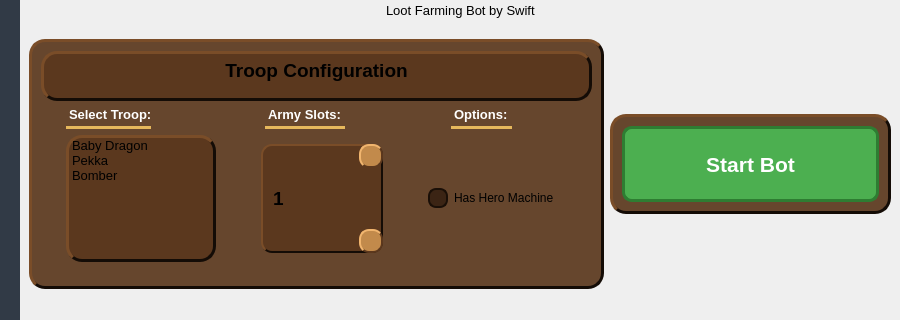
<?xml version="1.0" encoding="UTF-8"?>
<ui version="4.0">
 <class>MainWindow</class>
 <widget class="QMainWindow" name="MainWindow">
  <property name="geometry">
   <rect>
    <x>0</x>
    <y>0</y>
    <width>900</width>
    <height>320</height>
   </rect>
  </property>
  <property name="sizePolicy">
   <sizepolicy hsizetype="Fixed" vsizetype="Fixed">
    <horstretch>0</horstretch>
    <verstretch>0</verstretch>
   </sizepolicy>
  </property>
  <property name="minimumSize">
   <size>
    <width>900</width>
    <height>320</height>
   </size>
  </property>
  <property name="maximumSize">
   <size>
    <width>900</width>
    <height>320</height>
   </size>
  </property>
  <property name="windowTitle">
   <string>MainWindow</string>
  </property>
  <widget class="QWidget" name="centralwidget">
   <property name="sizePolicy">
    <sizepolicy hsizetype="Preferred" vsizetype="Preferred">
     <horstretch>0</horstretch>
     <verstretch>0</verstretch>
    </sizepolicy>
   </property>
   <property name="layoutDirection">
    <enum>Qt::LayoutDirection::LeftToRight</enum>
   </property>
   <property name="styleSheet">
    <string notr="true">QWidget#centralwidget {
    background-image: url(Images/Background.jpg);
    background-repeat: repeat;
    background-position: center;

}

QListWidget:focus {
    outline: none;
}
QListWidget::item {
    border-radius: 6px;
}</string>
   </property>
   <layout class="QGridLayout" name="gridLayout">
    <property name="leftMargin">
     <number>0</number>
    </property>
    <property name="topMargin">
     <number>0</number>
    </property>
    <property name="rightMargin">
     <number>0</number>
    </property>
    <property name="bottomMargin">
     <number>0</number>
    </property>
    <property name="horizontalSpacing">
     <number>0</number>
    </property>
    <property name="verticalSpacing">
     <number>10</number>
    </property>
    <item row="0" column="0" rowspan="2">
     <widget class="QWidget" name="iconOnly" native="true">
      <property name="enabled">
       <bool>true</bool>
      </property>
      <property name="styleSheet">
       <string notr="true">#iconOnly {
		background-color: #313a46;
		width:50px;
}

#iconOnly QPushButton, QLabel {
		height:50px;
		border:none;
}

#iconOnly QPushButton:hover {
		background-color: rgba( 86, 101, 115, 0.5);
}


#logoLabel {
		padding: 5px
}
</string>
      </property>
      <layout class="QVBoxLayout" name="verticalLayout_47">
       <property name="spacing">
        <number>0</number>
       </property>
       <property name="leftMargin">
        <number>0</number>
       </property>
       <property name="topMargin">
        <number>0</number>
       </property>
       <property name="rightMargin">
        <number>0</number>
       </property>
       <property name="bottomMargin">
        <number>0</number>
       </property>
       <item>
        <layout class="QHBoxLayout" name="horizontalLayout_26">
         <property name="spacing">
          <number>0</number>
         </property>
         <item>
          <widget class="QLabel" name="logoLabel">
           <property name="styleSheet">
            <string notr="true"/>
           </property>
           <property name="text">
            <string/>
           </property>
           <property name="pixmap">
            <pixmap>Images/logo.png</pixmap>
           </property>
           <property name="scaledContents">
            <bool>false</bool>
           </property>
           <property name="alignment">
            <set>Qt::AlignmentFlag::AlignCenter</set>
           </property>
          </widget>
         </item>
        </layout>
       </item>
       <item>
        <layout class="QVBoxLayout" name="verticalLayout_43">
         <property name="spacing">
          <number>0</number>
         </property>
        </layout>
       </item>
       <item>
        <spacer name="verticalSpacer_35">
         <property name="orientation">
          <enum>Qt::Orientation::Vertical</enum>
         </property>
         <property name="sizeHint" stdset="0">
          <size>
           <width>20</width>
           <height>40</height>
          </size>
         </property>
        </spacer>
       </item>
      </layout>
     </widget>
    </item>
    <item row="0" column="1">
     <widget class="QWidget" name="widget" native="true">
      <layout class="QHBoxLayout" name="horizontalLayout_25">
       <property name="spacing">
        <number>0</number>
       </property>
       <property name="leftMargin">
        <number>0</number>
       </property>
       <property name="topMargin">
        <number>0</number>
       </property>
       <property name="rightMargin">
        <number>0</number>
       </property>
       <property name="bottomMargin">
        <number>0</number>
       </property>
       <item>
        <layout class="QHBoxLayout" name="horizontalLayout_24">
         <item>
          <spacer name="horizontalSpacer_15">
           <property name="orientation">
            <enum>Qt::Orientation::Horizontal</enum>
           </property>
           <property name="sizeHint" stdset="0">
            <size>
             <width>0</width>
             <height>20</height>
            </size>
           </property>
          </spacer>
         </item>
         <item>
          <widget class="QLabel" name="label_20">
           <property name="font">
            <font>
             <pointsize>10</pointsize>
            </font>
           </property>
           <property name="text">
            <string>Loot Farming Bot by Swift</string>
           </property>
          </widget>
         </item>
         <item>
          <spacer name="horizontalSpacer_13">
           <property name="orientation">
            <enum>Qt::Orientation::Horizontal</enum>
           </property>
           <property name="sizeHint" stdset="0">
            <size>
             <width>40</width>
             <height>20</height>
            </size>
           </property>
          </spacer>
         </item>
        </layout>
       </item>
      </layout>
     </widget>
    </item>
    <item row="1" column="1">
     <layout class="QVBoxLayout" name="section1">
      <item>
       <widget class="QWidget" name="mainContent" native="true">
        <layout class="QHBoxLayout" name="horizontalLayout">
         <item>
          <widget class="QFrame" name="troopConfiguration">
           <property name="sizePolicy">
            <sizepolicy hsizetype="Fixed" vsizetype="Fixed">
             <horstretch>0</horstretch>
             <verstretch>0</verstretch>
            </sizepolicy>
           </property>
           <property name="maximumSize">
            <size>
             <width>16777215</width>
             <height>250</height>
            </size>
           </property>
           <property name="styleSheet">
            <string notr="true">#troopConfiguration {
    background-color: rgba(90, 55, 28, 235);

    border-radius: 16px;
    border: 3px solid #2b1a0f;

    /* lighting illusion */
    border-top-color: #7a4d28;
    border-left-color: #7a4d28;
    border-bottom-color: #140c06;
    border-right-color: #140c06;
}</string>
           </property>
           <property name="frameShape">
            <enum>QFrame::Shape::StyledPanel</enum>
           </property>
           <property name="frameShadow">
            <enum>QFrame::Shadow::Raised</enum>
           </property>
           <layout class="QVBoxLayout" name="verticalLayout_15">
            <item>
             <widget class="QLabel" name="troopOptionslbl_2">
              <property name="sizePolicy">
               <sizepolicy hsizetype="Preferred" vsizetype="Fixed">
                <horstretch>0</horstretch>
                <verstretch>0</verstretch>
               </sizepolicy>
              </property>
              <property name="minimumSize">
               <size>
                <width>0</width>
                <height>50</height>
               </size>
              </property>
              <property name="maximumSize">
               <size>
                <width>16777215</width>
                <height>50</height>
               </size>
              </property>
              <property name="font">
               <font>
                <pointsize>14</pointsize>
                <bold>true</bold>
               </font>
              </property>
              <property name="styleSheet">
               <string notr="true">QLabel {
    background-color: rgba(90, 55, 28, 235);

    border-radius: 16px;
    border: 3px solid #2b1a0f;

    /* lighting illusion */
    border-top-color: #7a4d28;
    border-left-color: #7a4d28;
    border-bottom-color: #140c06;
    border-right-color: #140c06;
}</string>
              </property>
              <property name="text">
               <string>Troop Configuration</string>
              </property>
              <property name="alignment">
               <set>Qt::AlignmentFlag::AlignHCenter|Qt::AlignmentFlag::AlignTop</set>
              </property>
             </widget>
            </item>
            <item>
             <layout class="QVBoxLayout" name="troopOptionsLayout_2">
              <item>
               <layout class="QHBoxLayout" name="labelsLayout_2">
                <property name="leftMargin">
                 <number>15</number>
                </property>
                <item>
                 <spacer name="verticalSpacer_16">
                  <property name="orientation">
                   <enum>Qt::Orientation::Horizontal</enum>
                  </property>
                  <property name="sizeType">
                   <enum>QSizePolicy::Policy::Fixed</enum>
                  </property>
                  <property name="sizeHint" stdset="0">
                   <size>
                    <width>10</width>
                    <height>20</height>
                   </size>
                  </property>
                 </spacer>
                </item>
                <item>
                 <widget class="QLabel" name="selectTrooplbl_2">
                  <property name="font">
                   <font>
                    <pointsize>10</pointsize>
                    <bold>true</bold>
                   </font>
                  </property>
                  <property name="styleSheet">
                   <string notr="true">QLabel {
    color: white;
    font-weight: bold;
    padding-bottom: 4px;

    border: none;
    border-bottom: 3px solid #E6B85C;   /* gold underline */
	max-width: 85px;
}</string>
                  </property>
                  <property name="text">
                   <string>Select Troop:</string>
                  </property>
                 </widget>
                </item>
                <item>
                 <spacer name="verticalSpacer_11">
                  <property name="orientation">
                   <enum>Qt::Orientation::Horizontal</enum>
                  </property>
                  <property name="sizeType">
                   <enum>QSizePolicy::Policy::Fixed</enum>
                  </property>
                  <property name="sizeHint" stdset="0">
                   <size>
                    <width>108</width>
                    <height>20</height>
                   </size>
                  </property>
                 </spacer>
                </item>
                <item>
                 <widget class="QLabel" name="eventTroopLabel_6">
                  <property name="font">
                   <font>
                    <pointsize>10</pointsize>
                    <bold>true</bold>
                   </font>
                  </property>
                  <property name="styleSheet">
                   <string notr="true">QLabel {
    color: white;
    font-weight: bold;
    padding-bottom: 4px;

    border: none;
    border-bottom: 3px solid #E6B85C;   /* gold underline */
	max-width: 85px;
}</string>
                  </property>
                  <property name="text">
                   <string>Army Slots:</string>
                  </property>
                 </widget>
                </item>
                <item>
                 <spacer name="verticalSpacer_12">
                  <property name="orientation">
                   <enum>Qt::Orientation::Horizontal</enum>
                  </property>
                  <property name="sizeType">
                   <enum>QSizePolicy::Policy::Fixed</enum>
                  </property>
                  <property name="sizeHint" stdset="0">
                   <size>
                    <width>100</width>
                    <height>20</height>
                   </size>
                  </property>
                 </spacer>
                </item>
                <item>
                 <widget class="QLabel" name="eventTroopLabel_7">
                  <property name="font">
                   <font>
                    <pointsize>10</pointsize>
                    <bold>true</bold>
                   </font>
                  </property>
                  <property name="styleSheet">
                   <string notr="true">QLabel {
    color: white;
    font-weight: bold;
    padding-bottom: 4px;

    border: none;
    border-bottom: 3px solid #E6B85C;   /* gold underline */
	max-width: 85px;
}</string>
                  </property>
                  <property name="text">
                   <string>Options:</string>
                  </property>
                 </widget>
                </item>
                <item>
                 <spacer name="verticalSpacer_13">
                  <property name="orientation">
                   <enum>Qt::Orientation::Horizontal</enum>
                  </property>
                  <property name="sizeType">
                   <enum>QSizePolicy::Policy::Fixed</enum>
                  </property>
                  <property name="sizeHint" stdset="0">
                   <size>
                    <width>80</width>
                    <height>20</height>
                   </size>
                  </property>
                 </spacer>
                </item>
               </layout>
              </item>
              <item>
               <layout class="QHBoxLayout" name="troopLayout_2">
                <property name="leftMargin">
                 <number>15</number>
                </property>
                <property name="rightMargin">
                 <number>15</number>
                </property>
                <property name="bottomMargin">
                 <number>15</number>
                </property>
                <item>
                 <spacer name="horizontalSpacer_2">
                  <property name="orientation">
                   <enum>Qt::Orientation::Horizontal</enum>
                  </property>
                  <property name="sizeType">
                   <enum>QSizePolicy::Policy::Fixed</enum>
                  </property>
                  <property name="sizeHint" stdset="0">
                   <size>
                    <width>10</width>
                    <height>20</height>
                   </size>
                  </property>
                 </spacer>
                </item>
                <item>
                 <widget class="QListWidget" name="builderBaseTroopList">
                  <property name="sizePolicy">
                   <sizepolicy hsizetype="Fixed" vsizetype="Expanding">
                    <horstretch>0</horstretch>
                    <verstretch>0</verstretch>
                   </sizepolicy>
                  </property>
                  <property name="maximumSize">
                   <size>
                    <width>150</width>
                    <height>16777215</height>
                   </size>
                  </property>
                  <property name="font">
                   <font>
                    <pointsize>10</pointsize>
                   </font>
                  </property>
                  <property name="mouseTracking">
                   <bool>false</bool>
                  </property>
                  <property name="tabletTracking">
                   <bool>true</bool>
                  </property>
                  <property name="focusPolicy">
                   <enum>Qt::FocusPolicy::StrongFocus</enum>
                  </property>
                  <property name="acceptDrops">
                   <bool>false</bool>
                  </property>
                  <property name="styleSheet">
                   <string notr="true">QListWidget {
    background-color: rgba(90, 55, 28, 235);
    border-radius: 16px;
    border: 3px solid #2b1a0f;

    /* lighting illusion */
    border-top-color: #7a4d28;
    border-left-color: #7a4d28;
    border-bottom-color: #140c06;
    border-right-color: #140c06;
}

/* normal items = square-ish with rounded corners */
QListWidget::item {
    border-radius: 6px; /* small rounding for square shape */
}

/* hover effect */
QListWidget::item:hover {
    background-color: rgba(255, 255, 255, 30); /* subtle highlight */
    border-radius: 6px;
}

/* item pressed = looks pushed down */
QListWidget::item:pressed {
    background-color: rgba(0, 0, 0, 40);
    border-top: 2px solid #140c06;
    border-left: 2px solid #140c06;
    border-bottom: 2px solid #7a4d28;
    border-right: 2px solid #7a4d28;
    border-radius: 6px;
}

/* keep the pressed look when selected */
QListWidget::item:selected {
    background-color: rgba(0, 0, 0, 30);
    border-top: 2px solid #140c06;
    border-left: 2px solid #140c06;
    border-bottom: 2px solid #7a4d28;
    border-right: 2px solid #7a4d28;
    border-radius: 6px;
}</string>
                  </property>
                  <property name="verticalScrollMode">
                   <enum>QAbstractItemView::ScrollMode::ScrollPerItem</enum>
                  </property>
                  <property name="batchSize">
                   <number>100</number>
                  </property>
                  <property name="sortingEnabled">
                   <bool>false</bool>
                  </property>
                  <item>
                   <property name="text">
                    <string>Baby Dragon</string>
                   </property>
                  </item>
                  <item>
                   <property name="text">
                    <string>Pekka</string>
                   </property>
                  </item>
                  <item>
                   <property name="text">
                    <string>Bomber</string>
                   </property>
                  </item>
                 </widget>
                </item>
                <item>
                 <spacer name="verticalSpacer_14">
                  <property name="orientation">
                   <enum>Qt::Orientation::Horizontal</enum>
                  </property>
                  <property name="sizeType">
                   <enum>QSizePolicy::Policy::Fixed</enum>
                  </property>
                  <property name="sizeHint" stdset="0">
                   <size>
                    <width>30</width>
                    <height>20</height>
                   </size>
                  </property>
                 </spacer>
                </item>
                <item>
                 <widget class="QWidget" name="widget_3" native="true">
                  <layout class="QVBoxLayout" name="verticalLayout_16">
                   <item>
                    <widget class="QSpinBox" name="builderBaseSpinBox">
                     <property name="sizePolicy">
                      <sizepolicy hsizetype="Preferred" vsizetype="Preferred">
                       <horstretch>0</horstretch>
                       <verstretch>0</verstretch>
                      </sizepolicy>
                     </property>
                     <property name="styleSheet">
                      <string notr="true">QSpinBox {
    background-color: rgba(90, 55, 28, 235);
    border-radius: 11px;
    border: 2px solid #2b1a0f;
    border-top-color: #7a4d28;
    border-left-color: #7a4d28;
    border-bottom-color: #140c06;
    border-right-color: #140c06;
    padding: 4px 8px;
	font: bold;
    font-size: 14pt; /* &lt;- set the font size here */
}

QSpinBox::up-button {
    subcontrol-origin: border;
    subcontrol-position: top right;
    width: 20px;
    height: 20px;
    background-color: #c28a4b;
    border-radius: 10px;
    border: 2px solid #2b1a0f;
    border-top-color: #f1b56e;
    border-left-color: #f1b56e;
    border-bottom-color: #5c381d;
    border-right-color: #5c381d;
}

QSpinBox::up-button:hover {
    background-color: #e0a65f;
}

QSpinBox::up-button:pressed {
    background-color: #8f5a2d;
}

QSpinBox::down-button {
    subcontrol-origin: border;
    subcontrol-position: bottom right;
    width: 20px;
    height: 20px;
    background-color: #c28a4b;
    border-radius: 10px;
    border: 2px solid #2b1a0f;
    border-top-color: #f1b56e;
    border-left-color: #f1b56e;
    border-bottom-color: #5c381d;
    border-right-color: #5c381d;
}

QSpinBox::down-button:hover {
    background-color: #e0a65f;
}

QSpinBox::down-button:pressed {
    background-color: #8f5a2d;
}</string>
                     </property>
                     <property name="frame">
                      <bool>true</bool>
                     </property>
                     <property name="readOnly">
                      <bool>false</bool>
                     </property>
                     <property name="buttonSymbols">
                      <enum>QAbstractSpinBox::ButtonSymbols::UpDownArrows</enum>
                     </property>
                     <property name="minimum">
                      <number>1</number>
                     </property>
                     <property name="maximum">
                      <number>6</number>
                     </property>
                    </widget>
                   </item>
                  </layout>
                 </widget>
                </item>
                <item>
                 <spacer name="verticalSpacer_15">
                  <property name="orientation">
                   <enum>Qt::Orientation::Horizontal</enum>
                  </property>
                  <property name="sizeType">
                   <enum>QSizePolicy::Policy::Fixed</enum>
                  </property>
                  <property name="sizeHint" stdset="0">
                   <size>
                    <width>30</width>
                    <height>20</height>
                   </size>
                  </property>
                 </spacer>
                </item>
                <item>
                 <widget class="QCheckBox" name="heroMachineCheckBox">
                  <property name="sizePolicy">
                   <sizepolicy hsizetype="Fixed" vsizetype="Fixed">
                    <horstretch>0</horstretch>
                    <verstretch>0</verstretch>
                   </sizepolicy>
                  </property>
                  <property name="maximumSize">
                   <size>
                    <width>140</width>
                    <height>100</height>
                   </size>
                  </property>
                  <property name="cursor">
                   <cursorShape>PointingHandCursor</cursorShape>
                  </property>
                  <property name="styleSheet">
                   <string notr="true">QCheckBox {
    spacing: 6px;
}

QCheckBox::indicator {
    width: 16px;
    height: 16px;
    border-radius: 8px;   /* half of width/height = perfect circle */
}

QCheckBox::indicator:unchecked {
    background-color: #3b2414;
    border: 2px solid #1a0f07;
}

QCheckBox::indicator:checked {
    background-color: #66bb6a;
    border: 2px solid #1b5e20;
}</string>
                  </property>
                  <property name="text">
                   <string>Has Hero Machine</string>
                  </property>
                 </widget>
                </item>
                <item>
                 <spacer name="horizontalSpacer_3">
                  <property name="orientation">
                   <enum>Qt::Orientation::Horizontal</enum>
                  </property>
                  <property name="sizeType">
                   <enum>QSizePolicy::Policy::Fixed</enum>
                  </property>
                  <property name="sizeHint" stdset="0">
                   <size>
                    <width>10</width>
                    <height>20</height>
                   </size>
                  </property>
                 </spacer>
                </item>
               </layout>
              </item>
             </layout>
            </item>
           </layout>
          </widget>
         </item>
         <item>
          <widget class="QFrame" name="startBotFrame_2">
           <property name="sizePolicy">
            <sizepolicy hsizetype="Preferred" vsizetype="Fixed">
             <horstretch>0</horstretch>
             <verstretch>0</verstretch>
            </sizepolicy>
           </property>
           <property name="minimumSize">
            <size>
             <width>0</width>
             <height>100</height>
            </size>
           </property>
           <property name="maximumSize">
            <size>
             <width>16777215</width>
             <height>100</height>
            </size>
           </property>
           <property name="styleSheet">
            <string notr="true">#startBotFrame_2 {
    background-color: rgba(90, 55, 28, 235);

    border-radius: 16px;
    border: 3px solid #2b1a0f;

    /* lighting illusion */
    border-top-color: #7a4d28;
    border-left-color: #7a4d28;
    border-bottom-color: #140c06;
    border-right-color: #140c06;
}</string>
           </property>
           <property name="frameShape">
            <enum>QFrame::Shape::StyledPanel</enum>
           </property>
           <property name="frameShadow">
            <enum>QFrame::Shadow::Raised</enum>
           </property>
           <layout class="QVBoxLayout" name="verticalLayout_14">
            <item>
             <layout class="QVBoxLayout" name="startAttackLayout_2">
              <item>
               <widget class="QPushButton" name="startBuilderBotBtn">
                <property name="sizePolicy">
                 <sizepolicy hsizetype="Preferred" vsizetype="Preferred">
                  <horstretch>0</horstretch>
                  <verstretch>0</verstretch>
                 </sizepolicy>
                </property>
                <property name="font">
                 <font>
                  <pointsize>16</pointsize>
                  <bold>true</bold>
                 </font>
                </property>
                <property name="cursor">
                 <cursorShape>PointingHandCursor</cursorShape>
                </property>
                <property name="styleSheet">
                 <string notr="true">/* ======================
   ATTACK BUTTON (GREEN)
====================== */

QPushButton {
    background-color: #4CAF50;
    color: white;
    border-radius: 10px;
    padding: 8px;
    font-weight: bold;
    border: 3px solid #2e7d32;
}


/* hover */
QPushButton:hover {
    background-color: #66cc66;
}


/* pressed (clicking) */
QPushButton:pressed {
    background-color: #2e7d32;

    /* push-down effect */
    padding-top: 10px;
    padding-bottom: 6px;
}


/* stays highlighted when active */
QPushButton#attackButton:checked {
    background-color: #43a047;
    border: 3px solid #a5d6a7;
}</string>
                </property>
                <property name="text">
                 <string>Start Bot</string>
                </property>
                <property name="checkable">
                 <bool>false</bool>
                </property>
               </widget>
              </item>
             </layout>
            </item>
           </layout>
          </widget>
         </item>
        </layout>
       </widget>
      </item>
      <item>
       <spacer name="verticalSpacer">
        <property name="orientation">
         <enum>Qt::Orientation::Vertical</enum>
        </property>
        <property name="sizeHint" stdset="0">
         <size>
          <width>20</width>
          <height>40</height>
         </size>
        </property>
       </spacer>
      </item>
     </layout>
    </item>
   </layout>
  </widget>
 </widget>
 <resources/>
 <connections/>
</ui>
